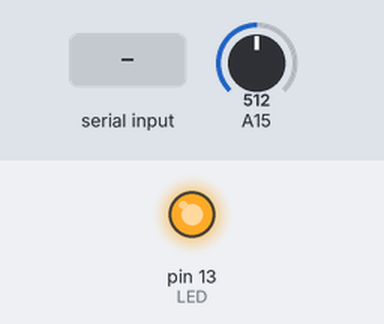
Bench run of a sketch on a simulated Arduino Mega 2560, built with avr-gcc and run on an emulated ATmega2560. Parts: output pins drawn as LEDs (lit = HIGH). The test bench sets the inputs (shaded band); at power-on: A15 = 512. What the sketch prints to the serial monitor is not drawn.

Above: at 1.2 s.
1.3 s: "0" received over the second serial link
At 2.5 s:
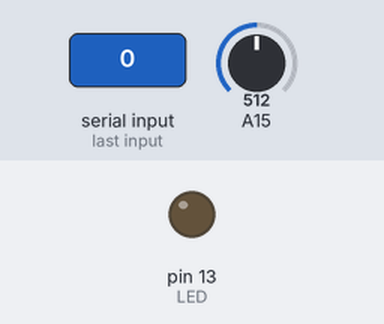
2.8 s: "1" received over the second serial link
At 3.7 s:
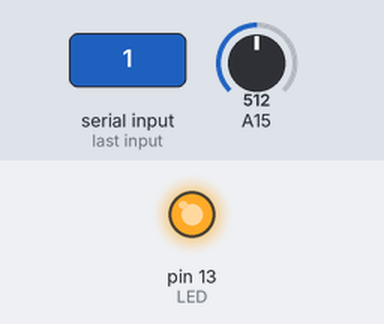
Timing chart, 0 to 5.8 s (numbered marks = the images above; inputs shaded):
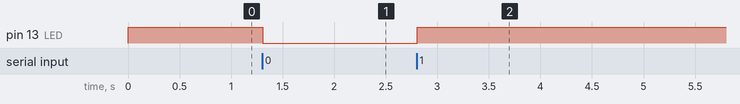

Measured:
- after the input at 1.3 s, pin 13 (LED): HIGH → LOW at once
- after the input at 2.8 s, pin 13 (LED): LOW → HIGH at once

The sketch:

Blootooth_test.ino
```cpp
//Bluetooth

int val;
int LED = 13;
int time=0;
int oldTime=0;

void setup()
{

  Serial.begin(9600);
  Serial1.begin(9600);
  pinMode(LED, OUTPUT);
  digitalWrite(LED, HIGH);
}
void loop()
{
  if (Serial1.available())
  {
    val = Serial1.read();
    // При символе "1" включаем светодиод
    if (val == '1')
    {
      digitalWrite(LED, HIGH);
    }
    // При символе "0" выключаем светодиод
    if ( val == '0')
    {
      digitalWrite(LED, LOW);
    }
  }

	time = millis();
	if (time-oldTime>100)
	{
		Serial1.println(String(analogRead(A15)));
		oldTime=time;
	}

  Serial.println(String(analogRead(A15)));

}
```
